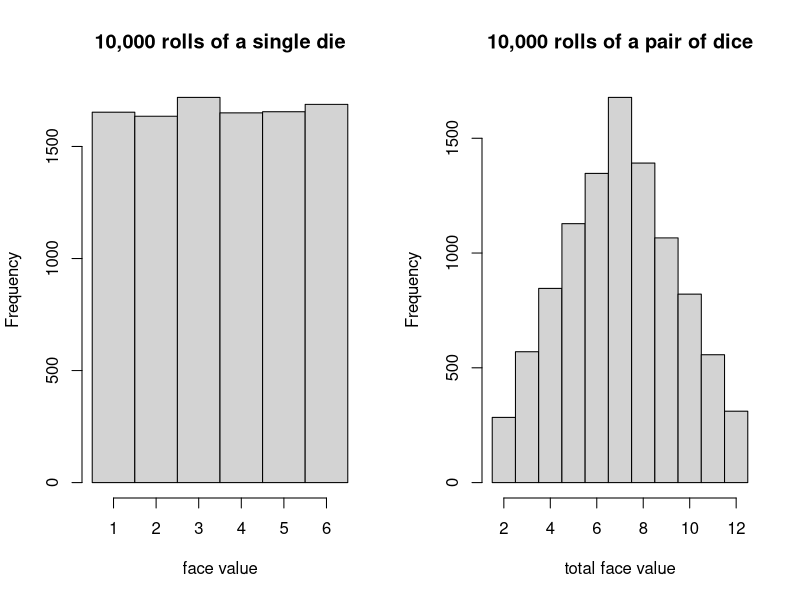

Recreate this plot in R. (Note: this script raises an error after producing the figure.)
## ---- chunk 1
knitr::opts_chunk$set(echo = TRUE)
## ---- chunk 2
# roll a single die 10,000 times and record the face value
one_die <- sample(1:6,10000,replace=TRUE)

# roll two dice 10,000 times and record the sum of the face values
pair_of_dice <- sample(1:6,10000,replace=TRUE) + sample(1:6,10000,replace=TRUE)

# plot the distributions using histograms
par(mfrow=c(1,2))  # side by side plots

hist(one_die,
     breaks=seq(.5,6.5,1),
     xlab="face value",
     main="10,000 rolls of a single die"
)

hist(pair_of_dice,
     breaks = seq(1.5,12.5),
     xlab="total face value",
     main = "10,000 rolls of a pair of dice")           
## ---- chunk 3
# a short function to compute number of ways to get 
# a total face value for 2 fair dice, ranging from 0 to 12
# (ugly but effective)
ncomb.2dice = function (value) {
  # initialize an empty vector (i1 => 0, i2 => 1, ... i13 => 12)
  combos.2dice[1:13] = 0
  # compute all the possibilities
  for (i in 1:6) {
    for (j in 1:6) {
      index = i+j+1
      combos.2dice[index] = combos.2dice[index] + 1
    }
  }
  # return number of combinations for any given face value
  return(combos.2dice[value+1])
}
ncomb.2dice(0)
ncomb.2dice(3)
ncomb.2dice(7)
ncomb.2dice(12)
ncomb.2dice(0:12) # surprise! this works for a vector of all values!
# and we can plot them
plot(0:12,ncomb.2dice(0:12),type="h")
## ---- chunk 4
size <- 100  # the sample size

# draw a 'sample' of size 100 from the uniform distribution (range = 0,1)
sample_unif <- runif(size, min=0,max=1) 
## ---- chunk 5
# look at the first few values from the sample
head(sample_unif)
## ---- chunk 6
# draw a histogram for a sample of size 'size' between a given min and max value
hist_unif <- function( size ) {
  hist( runif(size, min=0,max=1), # an anonymous (unnamed) sampling function
     xlim = c(0,1) , # the limits of the range of values to plot
     xlab = "Sample distribution",
     breaks = 10,
     main = paste(size,"random samples\nfrom uniform distribution",sep=" "))
  }
## ---- chunk 7
# draw a histogram of 100 random samples from the uniform distribution
hist_unif(100)

## ---- chunk 8
# do the same thing for four different sample sizes
par(mfrow=c(2,2))
hist_unif(10)
hist_unif(100)
hist_unif(1000)
hist_unif(10000)
## ---- chunk 9
# mean of 10 samples drawn from a continuous uniform distribution
# ranging from 0 to 1
print("Sample mean for one sample of 10 observations:\n")
mean(runif(10, min=0, max=1))
## ---- chunk 10
# find the mean of 10 draws from the population,
# and repeat this 10 times
print("Sample means for 10 samples of 10 observations each:\n")
replicate( 10, mean( runif(10, min=0, max=1) ) )

# calculate the mean and sd of the mean estimate from drawing 10 items on 10 different occasions
print("Mean of the 10 sample means:\n")
mean(replicate( 10, mean( runif(10, min=0, max=1) ) ))

print("Standard deviation of the 10 sample means:\n")
sd(replicate( 10, mean( runif(10, min=0, max=1) ) ))
## ---- chunk 11
# create a function that takes three parameters:
#   n = number of times to replicate the sampling
#   size = sample size (number of draws) for each replicate
ud.mean.hist <- function(n, size, capture=FALSE) {
  hist( x <-  replicate(n, mean(runif(size,0,1))),
        xlim=c(0,1),
        prob=T,
        breaks=10,
        # the following uses a trick to limit the number of significant digits
        # displayed for the mean and SD (2 for 100, 3 for 1000, etc.)
        xlab=paste("Sample mean (", signif(mean(x),log10(n)), ", ",
                                    signif(sd(x),log10(n)),")"),
        main=paste(n, "samples of size", size,
                   "\nfrom uniform distribution", sep=" ") )
  if (capture) { # so we can access the individual samples later if we want to
    return(x) 
  }
}

# test the function out:
# plot the mean of 1000 sets of random samples of size 10
ud.mean.hist(n=1000,size=10)
## ---- chunk 12
# plot the mean of 100 sets of 10 random samples
# do this independently 4 times and look at the results
n=100
size=10

par(mfrow=c(2,2))
ud.mean.hist(n,size)
ud.mean.hist(n,size)
ud.mean.hist(n,size)
ud.mean.hist(n,size)
## ---- chunk 13
# make a histogram and capture the original distribution
# 3rd arg can be anything that doesn't evaluate to FALSE
x <- ud.mean.hist(n=1000,size,capture=TRUE)

# plot density of the samples
x.density <- density(x)
lines(x.density, col="red")

# compare to normal curve with same mean and s.d.
xfit<-seq(0,1,length=100)
yfit<-dnorm(xfit,mean=mean(x),sd=sd(x))
lines(xfit, yfit, col="blue", lwd=2)
## ---- chunk 14
## try four different options for one variable, holding the other constant

## brute force

# vary n
par(mfrow=c(2,2))
ud.mean.hist(10,100)
ud.mean.hist(100,100)
ud.mean.hist(1000,100)
ud.mean.hist(10000,100)

# vary size
par(mfrow=c(2,2))
ud.mean.hist(100,10)
ud.mean.hist(100,100)
ud.mean.hist(100,1000)
ud.mean.hist(100,10000)

## make a function

c = 100  # hold the constant variable at 100
v = c(10,100,1000,10000)  # vary the other one

# vary the number of samples ('n')
par(mfrow=c(2,2))
for (i in v) {
  ud.mean.hist(n=i,size=c)
}

# vary the sample size ('size')
par(mfrow=c(2,2))
for (i in v) {
  ud.mean.hist(n=c,size=i)
}
## ---- chunk 15

# a convenient function that returns a list of means for "n" samples of size "size" 
resample_mean_unif <- function (n, size) {
  replicate( n, mean( runif(size, min=0, max=1) ) )
}

# resample a constant number of times for different sample sizes
d10 <- resample_mean_unif(100,10)
d100 <- resample_mean_unif(100,100)
d1000 <- resample_mean_unif(100,1000)
d10000 <- resample_mean_unif(100,10000)

boxplot(d10,d100,d1000,d10000, 
        horizontal=TRUE, ylim=c(0.25,0.75), range=1, notch=T,
        names=c("10","100","1k","10k"),
        xlab = "Distribution",
        ylab = "Sample Size"
        )

## ---- chunk 16
a <- resample_mean_unif(100,10)
b <- resample_mean_unif(100,100)
c <- resample_mean_unif(100,1000)
d <- resample_mean_unif(100,10000)

par(mfrow=c(2,2))

qqnorm(a, col = "salmon", main = "Normal Q-Q Plot")
qqline(a, col = "blue", lwd = 2)

qqnorm(b, col = "salmon", main = "Normal Q-Q Plot")
qqline(b, col = "blue", lwd = 2)

qqnorm(c, col = "salmon", main = "Normal Q-Q Plot")
qqline(c, col = "blue", lwd = 2)

qqnorm(d, col = "salmon", main = "Normal Q-Q Plot")
qqline(d, col = "blue", lwd = 2)

## ---- chunk 17

# mean and SEM of our samples
for ( i in c(10,100,1000,10000) ) {
  samples <- (runif(i, min=0, max=1))
  mean_samples <- mean(samples)
  sem_sigma <- sqrt(1/12)/sqrt(i)     # population parameter
  sem_sd   <- sd(samples)/sqrt(i)     # sample estimate
  cat("Mean for sample size N =",i,":",mean_samples,
      "\nSEM (true SD, sigma):",sem_sigma,"\nSEM (sample SD, s):",sem_sd,
      "\n\n",fill=FALSE)
}
## ---- chunk 18
data <- data.frame(
  10^(0:4),
  c("0-1","0.2-0.8","0.4-0.6","0.47-0.53","0.49-0.51"), 
  c("NA","~0.5","~0.5","0.50","0.50"), 
  c("~0.3","~0.1","~0.03","~0.01","~0.003")
)
knitr::kable(data, row.names = NA,
             col.names = c("Sample Size",
                           "Typical Spread","Mean","SEM"),
             align=c('r','c','c','r')
             )
## ---- chunk 19
pnorm(2) - pnorm(-2)       # approximately 95%
pnorm(1.96) - pnorm(-1.96) # this is closer to 95%
## ---- chunk 20
# We will use z=1.96, which is technically more correct than using z=2 for 95% CI.
# Since normal is symmetric, we can add and subtract this to get the CI.
Q <- qnorm(0.975)

# mean, SEM, and CI of our samples
for ( i in c(100,1000,10000) ) {
  samples <- (runif(i, min=0, max=1))
  mean_samples <- mean(samples)
  sem <- sd(samples)/sqrt(i)
  interval <- c(mean_samples - Q*sem, mean_samples + Q*sem)
  
  cat("Sample size:",i,"\nMean:",mean_samples,
      "\nSEM:",sem,"\nCI",interval,"\n\n",fill=FALSE)
}
